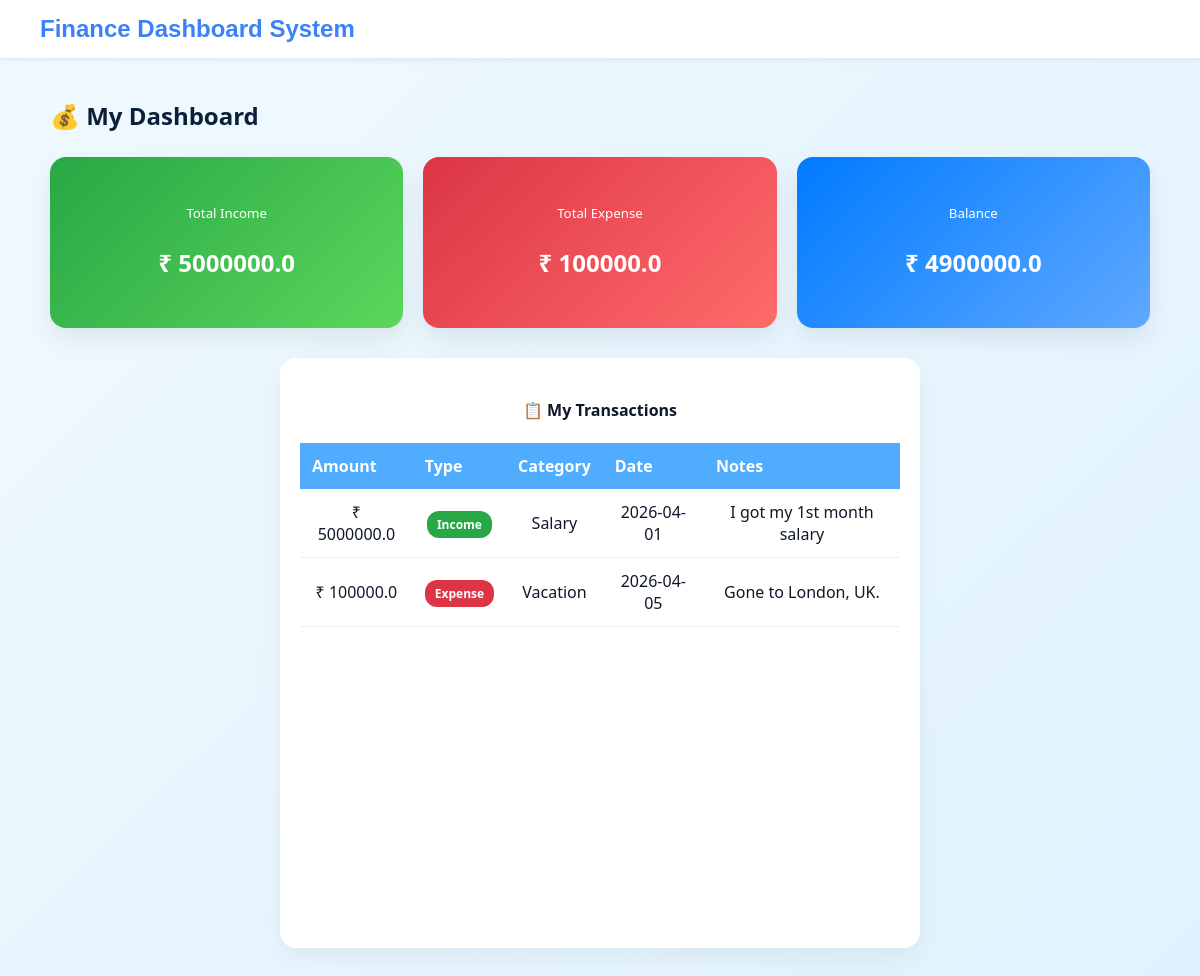
Page /viewer (signed in) on the earlier database version.
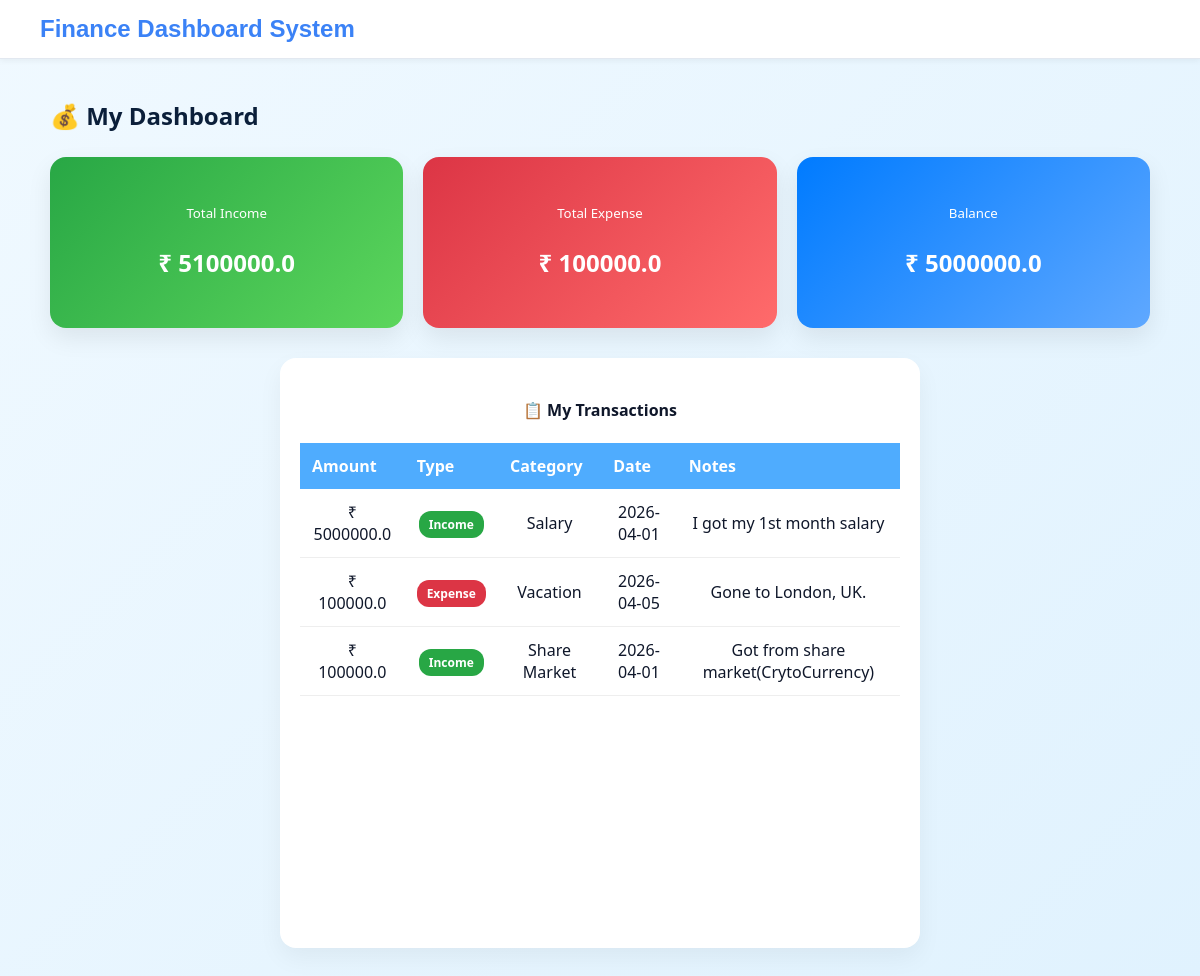
Same page on the later database version.
### app/models.py (models this page shows)
class Record(db.Model):
    id = db.Column(db.Integer, primary_key=True)
    amount = db.Column(db.Float, nullable=False)
    type = db.Column(db.String(10), nullable=False)
    category = db.Column(db.String(50))
    date = db.Column(db.Date, nullable=False)
    notes = db.Column(db.String(200))
    user_id = db.Column(db.Integer, db.ForeignKey("user.id"))
    user_id = db.Column(db.Integer, db.ForeignKey("user.id"))
    user = db.relationship("User", back_populates="records")

### app/routes.py (the view)
            def decorated(*args, **kwargs):
                if "role" not in session:
                    return redirect(url_for("login"))
                if session["role"] not in allowed_roles:
                    flash("Access denied!", "error")
                    return redirect(url_for("home"))
                return func(*args, **kwargs)

### app/templates/viewer.html (shortened to what this page needs)
{% extends "base.html" %}
{% block content %}
<div class="dashboard-container">
    <h2 class="page-title">💰 My Dashboard</h2>
    <div class="stats-grid">
        <div class="stat-card income">
            <h5>Total Income</h5>
            <p>₹ {{ total_income }}</p>
        </div>
        <div class="stat-card expense">
            <h5>Total Expense</h5>
            <p>₹ {{ total_expense }}</p>
        </div>
        <div class="stat-card balance">
            <h5>Balance</h5>
            <p>₹ {{ balance }}</p>
        </div>
    </div>
    <div class="card table-card">
        <div class="card-header">
            <h4>📋 My Transactions</h4>
        </div>
        <div class="table-responsive">
            <table class="styled-table">
                <thead>
                    <tr>
                        <th>Amount</th>
                        <th>Type</th>
                        <th>Category</th>
                        <th>Date</th>
                        <th>Notes</th>
                    </tr>
                </thead>
                <tbody>
                    {% for r in records %}
                    <tr>
                        <td>₹ {{ r.amount }}</td>
                        <td>
                            {% if r.type == "income" %}
                                <span class="badge income">Income</span>
                            {% else %}
                                <span class="badge expense">Expense</span>
                            {% endif %}
                        </td>
                        <td>{{ r.category }}</td>
                        <td>{{ r.date.strftime("%Y-%m-%d") }}</td>
                        <td>{{ r.notes }}</td>
                    </tr>
                    {% endfor %}
                </tbody>
            </table>
        </div>
    </div>
</div>
{% endblock %}

Differences in the rows shown:
added Record: amount "100000.0", type "Income", category "Share Market", date "2026-04-01", notes "Got from share market(CrytoCurrency)"
Other differences:
{{ total_income }}: "5000000.0" → "5100000.0"
{{ balance }}: "4900000.0" → "5000000.0"
